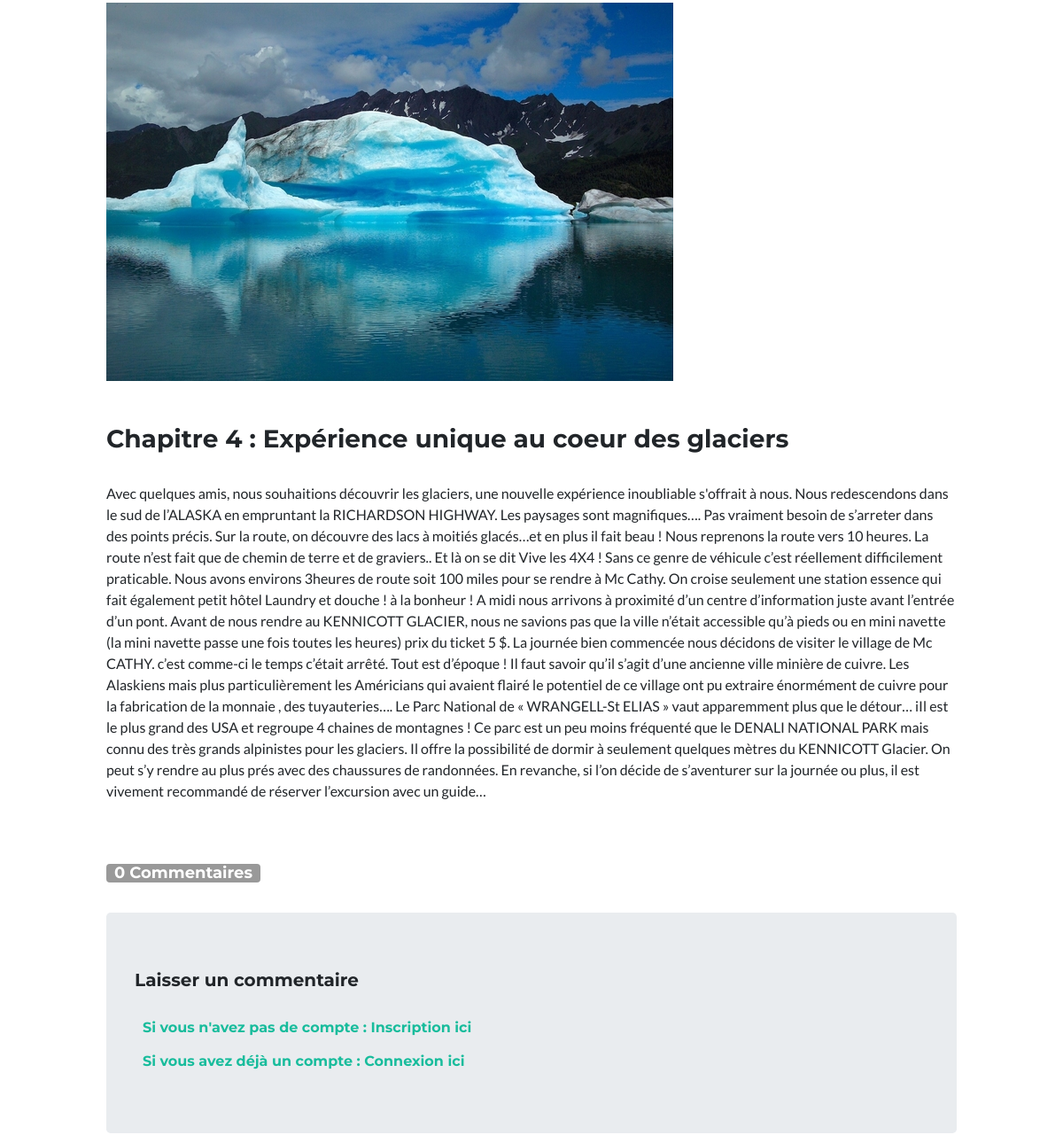
/index.php?action=lastchapter (middle part), run on an earlier commit of the app's database.
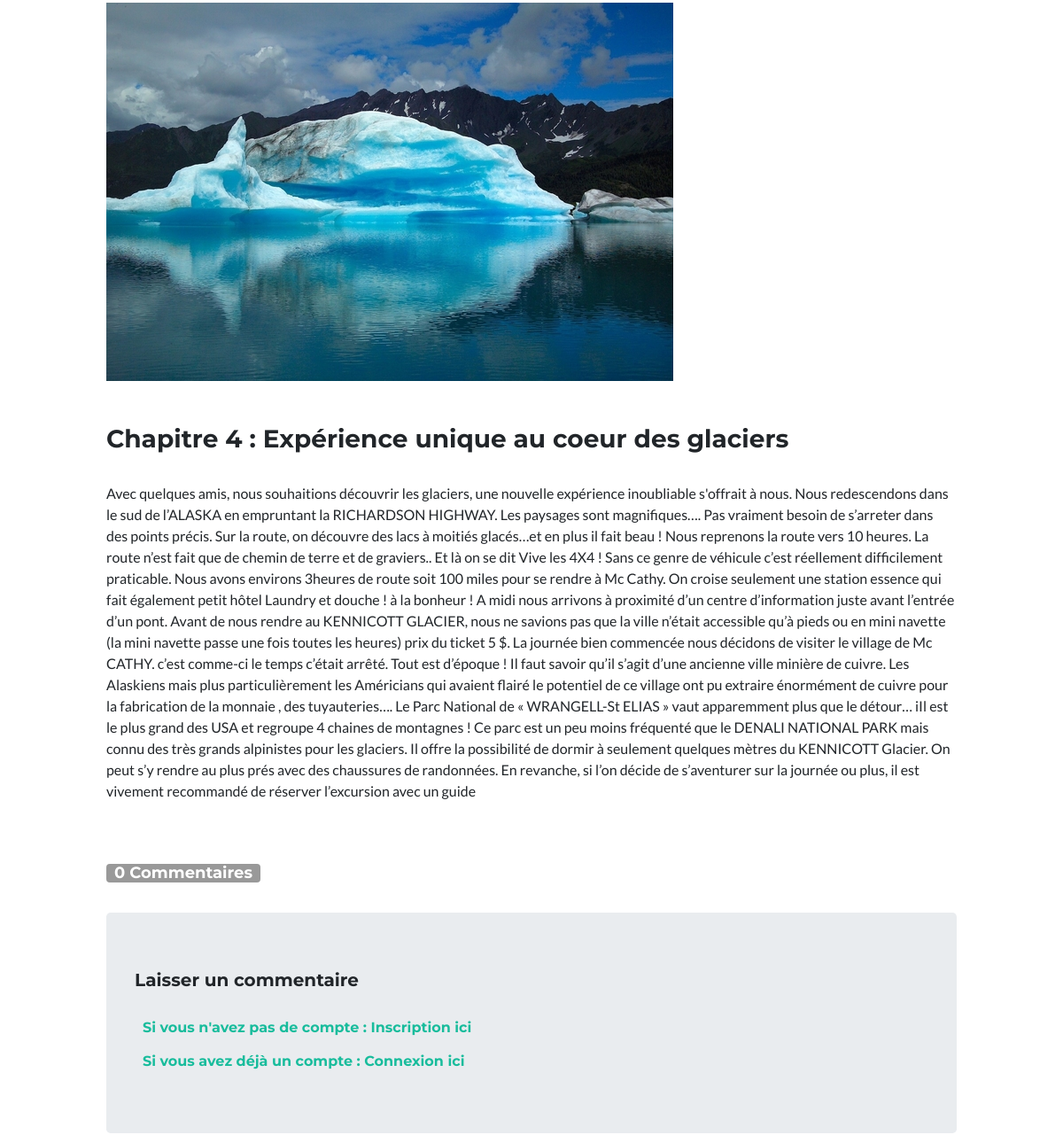
And on a later commit of the database.
### tables this page shows
CREATE TABLE IF NOT EXISTS `images` (
  `id` int(11) NOT NULL AUTO_INCREMENT,
  `name` varchar(255) NOT NULL,
  `fileUrl` varchar(255) NOT NULL,
  `chapterId` int(11) DEFAULT NULL,
  PRIMARY KEY (`id`)
);

CREATE TABLE IF NOT EXISTS `chapters` (
  `id` int(11) NOT NULL AUTO_INCREMENT,
  `chapterDate` date DEFAULT NULL,
  `title` varchar(255) DEFAULT NULL,
  `content` text,
  `resum` text,
  `nbcomms` int(11) DEFAULT NULL,
  `bookId` int(11) DEFAULT NULL,
  `imageId` int(11) DEFAULT NULL,
  PRIMARY KEY (`id`)
);

### controller/Frontend.php (called while the page is built, shortened)
<?php
Class Frontend
{
    private $commentManager;
    private $chapterManager;
    private $imagesManager;
    public function __construct($membreManager, $adminManager, $commentManager, $chapterManager, $booksManager, $imagesManager) {
        $this->commentManager = $commentManager;
        $this->chapterManager = $chapterManager;
        $this->imagesManager = $imagesManager;
    }
    public function lastChapter()
    {
        $chapterManager = $this->chapterManager;
        $lastchapter = $chapterManager->getLastChapter();
        $idlastchapter = $lastchapter->getId();
        $commentManager = $this->commentManager;
        $comments = $commentManager->getCommentsChapter($idlastchapter);
        $imageManager = $this->imagesManager;
        $imagechapter = $imageManager->getImage($idlastchapter);
        $image = $imagechapter->getFileUrl();
        $nbComms = $commentManager->countCommentsChapter($idlastchapter);
        $success = (isset($_SESSION['success'])?$_SESSION['success']:null);
        $error = (isset($_SESSION['error'])?$_SESSION['error']:null);
        $myView = new View('lastChapter');
        $myView->renderView(array('lastchapter' => $lastchapter,
            'idlastchapter' => $idlastchapter, 'comments'=>$comments,'imagechapter' => $imagechapter,
            'image' => $image, 'nbComms' => $nbComms, 'success'=> $success, 'error'=> $error));
    }
}

### index.php (called while the page is built, shortened)
<?php
$routes = \services\Config::getRoutes();
$container = new \services\Container([]);
$router = new \router\Router($container, $routes, $_SERVER['REQUEST_URI']);
$resolve = $router->resolve();
$caller = $resolve['controller'];
$controller = $container->$caller();
$action = $resolve['action'];
call_user_func_array([$controller, $action], $resolve['params']);

### model/ImagesManager.php (called while the page is built, shortened)
<?php
class ImagesManager extends Manager
{
    public function getImage($chapterId)
    {
        $pdo = $this->dbConnect();
        $PDOStatement = $pdo->prepare('SELECT * FROM images WHERE chapterId = ?');
        $PDOStatement->execute(array($chapterId));
        while ($data = $PDOStatement->fetch(\PDO::FETCH_ASSOC)) {
            $image = new Images();
            $image->hydrate($data);
        }
        return $image;
    }
}

### model/ChapterManager.php (called while the page is built, shortened)
<?php
class ChapterManager extends Manager
{
    public function getLastChapter()
    {
        $db = $this->dbConnect();
        $req = $db->prepare('SELECT id, title, resum, bookId, content, imageId,  DATE_FORMAT(chapterDate, \'%d/%m/%Y / %HH%imin\') AS chapterDatefr FROM chapters ORDER BY chapterDate DESC LIMIT 1');
        $req->execute(array());
        while ($data = $req->fetch()) {
            $lastchapter = new Chapter();
            $lastchapter->hydrate($data);
        }
        return $lastchapter;
    }
}

### entity/Chapter.php (called while the page is built, shortened)
<?php
class Chapter
{
    private $title;
    private $content;
    public function getTitle()
    {
        return $this->title;
    }
    public function setTitle($title)
    {
        $this->title = $title;
    }
    public function getContent()
    {
        return $this->content;
    }
    public function setContent($content)
    {
        $this->content = $content;
    }
}

### view/frontend/lastChapter.php (the view, shortened to what this page needs)
<body>
<br><br>
<div class="contain">
<div class="post">
    <p>
        <img src="<?php echo $image?>" />
    </p>
    <h3><br>
        <?= htmlspecialchars($lastchapter->getTitle()) ?>
    </h3><br>
    <p>
        <?= htmlspecialchars($lastchapter->getContent()) ?>
    </p>
</div>
<br><br>
<h4 id="nbcomments" ><span class="badge"><?= $nbComms ?> Commentaires</span></h4>
<br/>
<div class="jumbotron">
    <h5>Laisser un commentaire</h5>
    <br>
    <?php if (isset($_SESSION['id'])) {?>
    <form action="index.php?action=addcomment&amp;id=<?= $lastchapter->getId() ?>" method="post">
        <div>
            <?php
            echo $_SESSION['pseudo']; ?>
        </div>
        <div>
            <label for="comment">Commentaire</label><br />
            <textarea id="comment" name="comment"></textarea>
        </div>
        <div>
            <input type="submit" value="Envoyer" />
        </div>
    </form>
</div>
<?php } else {?>
    <h6><a href="index.php?action=inscription" class="info"> Si vous n'avez pas de compte : Inscription ici </a><br/><br/>
        <a href="index.php?action=loginmembre" class="info"> Si vous avez déjà un compte : Connexion ici</a></br></h6>
<?php }
unset($_SESSION['error']);?>
</div>
</body>

### services/View.php (shortened to what this page needs)
<?php
class View
{
    private $template;
    public function __construct($template)
    {
        $this->template = $template;
    }
    public function renderView($params = array())
    {
        extract($params);
        $template=$this->template;
        if ($file = is_file(VIEWBACK.$template.'.php'))
        {
            ob_start();
            include(VIEWBACK.$template.'.php');
            $content = ob_get_clean();
            include_once (VIEWBACK.'_gabaritBack.php');
        } else {
            include(VIEWFRONT.$template.'.php');
            $content = ob_get_clean();
            include_once (VIEWFRONT.'_gabaritFront.php');
        }
    }
}

### view/frontend/_gabaritFront.php (shortened to what this page needs)
<!DOCTYPE html>
<html lang="fr">
<head>
    <link href="<?php echo CSS; ?>bootstrap.min.css" rel="stylesheet">
    <link href="<?php echo CSS; ?>style.css" rel="stylesheet">
    <link href="<?php echo CSS; ?>font-awesome.min.css" rel="stylesheet" type="text/css">
    <link href="<?php echo MP; ?>magnific-popup.css" rel="stylesheet" type="text/css">
    <link href="<?php echo CSS; ?>freelancer.min.css" rel="stylesheet">
</head>
<body id="top">
</body>
<?= $content; ?>
</html>

### assets/css/style.css (style rules this page uses)
.info { padding-left: 1%; color : #18bc9c; }
.post { clear: both; padding-top: 3%; }
.contain { padding-top: 50px; padding-left: 10%; padding-right: 10%; }
.badge { padding: 1px 9px 2px; font-weight: bold; white-space: nowrap; color: #ffffff; background-color: #999999; }

What changed in the data, as far as the page shows it:
changed chapters "Chapitre 4 : Expérience unique au coeur des glaciers": content "…réserver l’excursion avec un guide…" → "…réserver l’excursion avec un guide"
